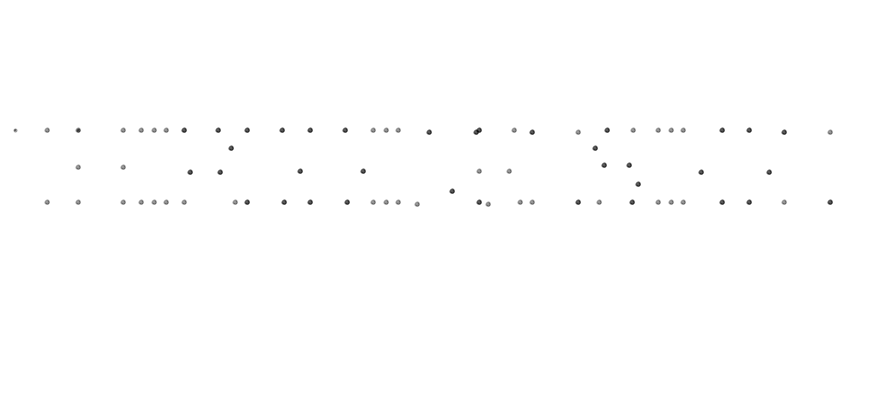
Frame 1 (no input)
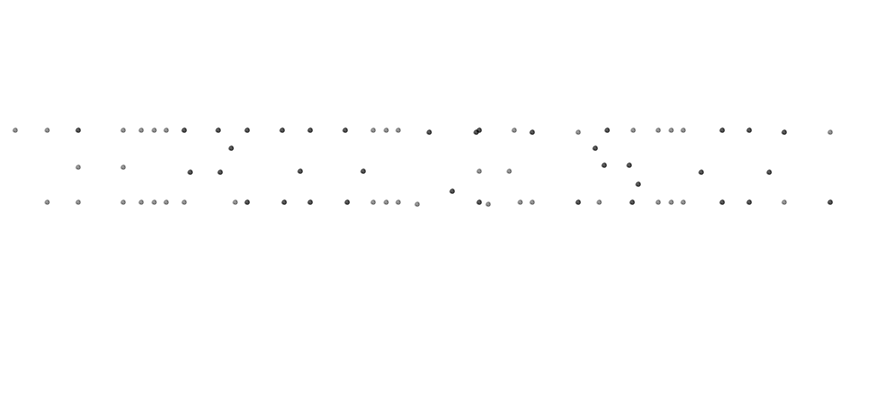
Frame 60 (the mouse pressed at the canvas centre just before this capture)
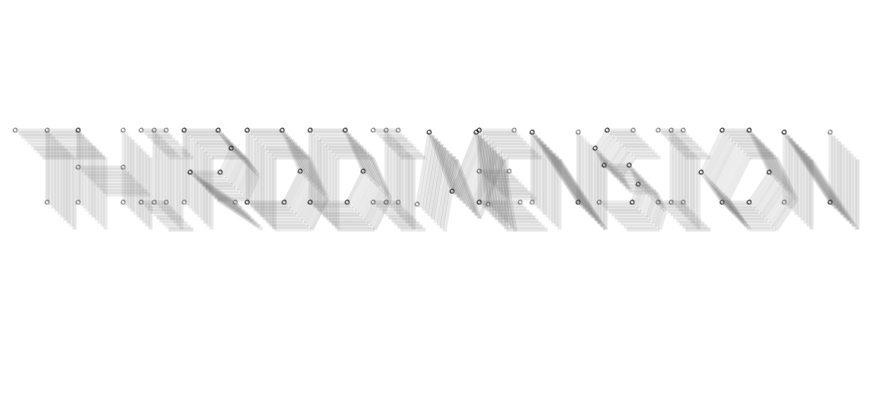
Frame 120 (the mouse held since frame 60 and released just before this capture)

The Processing sketch that drew these frames (run headless with seeded random() and noise(); from frame 60 on, the mouse is pressed at the canvas centre):

// Processing sketch: processing_2059
// ── processing_2059.pde

/**
 *    fjenett 2009-05-07
 *    
 *    system für einen generativen font, schrift von tobias tschense
 */

String input = "thirddimension";  // der eingegebene text
float spacing = 63;

void setup ()
{
    size( 880, 400 );
    
}


void draw ()
{
    background( 255 );      // hintergrund weiss
    
    drawGenerativeText( input, 15, height/2 );
}


void keyPressed ()                             // wird aufgerufen wenn eine taste gedrückt wurde!
{
    if ( key == BACKSPACE || key == DELETE )   // ist die taste delete oder backspace? dann ..
    {
        if ( input != null && input.length() > 0 )    // enthält unsere variable schon text? dann ..
        {
            input = input.substring(0,input.length()-1);    // um eines verkürzen
        }
    }
    else if ( key != CODED )                   // taste nicht kodiert (hat ein zeichen)? dann ..
    {
        input += key;                          // zeichen an den text in der variable anhängen
    }
}

void drawGenerativeText ( String txt, float x, float y )
{
    if ( input == null || input.trim().equals("") ) return;    // leer? dann nix machen

        stroke( 0 );
    noFill();

    pushMatrix();

    translate( x, y );
    translate( 0, -70 );

    for ( int i = 0; i < txt.length(); i++ )
    {
        char c = input.charAt( i );

        drawGenerativeChar(c);
    }

    popMatrix();
}




void rLine ( float x1, float y1, float x2, float y2 )
{
    
  stroke (0, 100);
  ellipse (x1, y1, 1, 1);
  ellipse (x2, y2, 1, 1);
  
 { if (mousePressed == true) {
    
    for ( int w = 0 ;      // ausgangswert
              w < 30;      // bedingung
              w = w+3      // schritt
        ) {
        smooth ();
        stroke (100, 100, 100, random (30, 50));
        beginShape ();
        vertex (w+x1, w+y1);
        vertex (w+x2, w+y2);       
        endShape (CLOSE);
        }
        
    }
    
    else {
    strokeWeight (4);
    point (x1, y1);
    point (x2, y2);}
    
}
}



void drawGenerativeChar ( char c )
{
    switch ( c )
    {
    case 'a':
        draw_a();
        break;
    case 'b':
        draw_b();
        break;
    case 'c':
        draw_c();
        break;
    case 'd':
        draw_d();
        break;
    case 'e':
        draw_e();
        break;
    case 'f':
        draw_f();
        break;
    case 'g':
        draw_g();
        break;
    case 'h':
        draw_h();
        break;
    case 'i':
        draw_i();
        break;
    case 'j':
        draw_j();
        break;
    case 'k':
        draw_k();
        break;
    case 'l':
        draw_l();
        break;
    case 'm':
        draw_m();
        break;
    case 'n':
        draw_n();
        break;
    case 'o':
        draw_o();
        break;
    case 'p':
        draw_p();
        break;
    case 'q':
        draw_q();
        break;
    case 'r':
        draw_r();
        break;
    case 's':
        draw_s();
        break;
    case 't':
        draw_t();
        break;
    case 'u':
        draw_u();
        break;
    case 'v':
        draw_v();
        break;
    case 'w':
        draw_w();
        break;
    case 'x':
        draw_x();
        break;
    case 'y':
        draw_y();
        break;
    case 'z':
        draw_z();
        break;

    case '0':
        draw_0();
        break;
    case '1':
        draw_1();
        break;
    case '2':
        draw_2();
        break;
    case '3':
        draw_3();
        break;
    case '4':
        draw_4();
        break;
    case '5':
        draw_5();
        break;
    case '6':
        draw_6();
        break;
    case '7':
        draw_7();
        break;
    case '8':
        draw_8();
        break;
    case '9':
        draw_9();
        break;
    }
}

void draw_a () {
    rLine( 0 , 72 , 26 , 0 );
    rLine( 26 , 0 , 46 , 72 );
    rLine( 46 , 72 , 13 , 54 );
    translate(spacing, 0);
}

void draw_b () {
    rLine( 0 , 0 , 29 , 0 );
    rLine( 29 , 0 , 38 , 15 );
    rLine( 38 , 15 , 28 , 35 );
    rLine( 28 , 35 , 45 , 48 );
    rLine( 45 , 48 , 37 , 72 );
    rLine( 37 , 72 , 0 , 72 );
    rLine( 0 , 72 , 0 , 0 );
    translate(spacing, 0);
}

void draw_c () {
    rLine( 53 , 62 , 47 , 72 );
    rLine( 47 , 72 , 16 , 72 );
    rLine( 16 , 72 , 0 , 41 );
    rLine( 0 , 41 , 16 , 0 );
    rLine( 16 , 0 , 47 , 0 );
    rLine( 47 , 0 , 47 , 10 );
    translate(spacing, 0);
}

void draw_d () {
    rLine( 0 , 0 , 35 , 0 );
    rLine( 35 , 0 , 53 , 41 );
    rLine( 53 , 41 , 37 , 72 );
    rLine( 37 , 72 , 0 , 72 );
    rLine( 0 , 72 , 0 , 0 );
    translate(spacing, 0);
}

void draw_e () {
    rLine( 35 , 0 , 0 , 0 );
    rLine( 0 , 0 , 0 , 72 );
    rLine( 0 , 72 , 41 , 72 );
    rLine( 0 , 41 , 30 , 41 );
    translate(spacing-10, 0);
}

void draw_f () {
    rLine( 0 , 72 , 0 , 0 );
    rLine( 0 , 0 , 35 , 0 );
    rLine( 32 , 42 , 0 , 42 );
    translate(spacing, 0);
}

void draw_g () {
    rLine( 33 , 41 , 58 , 41 );
    rLine( 58 , 41 , 58 , 72 );
    rLine( 58 , 72 , 16 , 72 );
    rLine( 16 , 72 , 0 , 41 );
    rLine( 0 , 41 , 16 , 0 );
    rLine( 16 , 0 , 52 , 0 );
    rLine( 52 , 0 , 52 , 10 );
    translate(spacing+10, 0);
}

void draw_h () {
    rLine( 0 , 37 , 45 , 37 );
    rLine( 0 , 72 , 0 , 0 );
    rLine( 45 , 0 , 45 , 72 );
    translate(spacing, 0);
}

void draw_i () {
    rLine( 0 , 0 , 25 , 0 );
    rLine( 0 , 72 , 25 , 72 );
    rLine( 13 , 72 , 13 , 0 );
    translate(spacing-20, 0);
}

void draw_j () {
    rLine( 10 , 88 , 27 , 74 );
    rLine( 27 , 74 , 27 , 0 );
    rLine( 27 , 0 , 0 , 0 );
    rLine( 0 , 0 , 0 , 10 );
    translate(spacing, 0);
}

void draw_k () {
    rLine( 0 , 72 , 0 , 0 );
    rLine( 31 , 0 , 0 , 40 );
    rLine( 0 , 40 , 44 , 72 );
    translate(spacing, 0);
}

void draw_l () {
    rLine( 39 , 61 , 39 , 72 );
    rLine( 39 , 72 , 0 , 72 );
    rLine( 0 , 72 , 0 , 0 );
    translate(spacing-10, 0);
}

void draw_m () {
    rLine( 1 , 74 , 13 , 2 );
    rLine( 13 , 2 , 36 , 61 );
    rLine( 36 , 61 , 60 , 2 );
    rLine( 60 , 2 , 72 , 74 );
    translate(spacing, 0);
}

void draw_n () {
    rLine( 0 , 72 , 0 , 2 );
    rLine( 0 , 2 , 46 , 72 );
    rLine( 46 , 72 , 46 , 2 );
    translate(spacing, 0);
}

void draw_o () {
    rLine( 48 , 72 , 21 , 72 );
    rLine( 21 , 72 , 0 , 42 );
    rLine( 0 , 42 , 21 , 0 );
    rLine( 21 , 0 , 48 , 0 );
    rLine( 48 , 0 , 68 , 42 );
    rLine( 68 , 42 , 48 , 72 );
    translate(spacing+20, 0); 
}

void draw_p () {
    rLine( 0 , 72 , 0 , 0 );
    rLine( 0 , 0 , 35 , 0 );
    rLine( 35 , 0 , 47 , 18 );
    rLine( 47 , 18 , 37 , 42 );
    rLine( 37 , 42 , 7 , 42 );
    translate(spacing, 0);    
}

void draw_q () {
    rLine( 51 , 80 , 34 , 66 );
    rLine( 34 , 66 , 21 , 72 );
    rLine( 21 , 72 , 0 , 42 );
    rLine( 0 , 42 , 21 , 0 );
    rLine( 21 , 0 , 48 , 0 );
    rLine( 48 , 0 , 68 , 42 );
    rLine( 68 , 42 , 48 , 72 );
    translate(spacing, 0);
}

void draw_r () {
    rLine( 0 , 72 , 0 , 0 );
    rLine( 0 , 0 , 34 , 0 );
    rLine( 34 , 0 , 47 , 18 );
    rLine( 47 , 18 , 36 , 42 );
    rLine( 36 , 42 , 6 , 42 );
    rLine( 6 , 42 , 51 , 72 );
    translate(spacing, 0);
}

void draw_s () {
    rLine( 4 , 72 , 37 , 72 );
    rLine( 37 , 72 , 43 , 54 );
    rLine( 43 , 54 , 34 , 35 );
    rLine( 34 , 35 , 9 , 35 );
    rLine( 9 , 35 , 0 , 18 );
    rLine( 0 , 18 , 12 , 0 );
    rLine( 12 , 0 , 38 , 0 );
    translate(spacing, 0);
}

void draw_t () {
    rLine( 0 , 0 , 63 , 0 );
    rLine( 32 , 72 , 32 , 0 );
    translate(spacing, 0);
}

void draw_u () {
    rLine( 0 , 0 , 0 , 57 );
    rLine( 0 , 57 , 11 , 72 );
    rLine( 11 , 72 , 47 , 72 );
    rLine( 47 , 72 , 47 , 0 );
    translate(spacing, 0);
}

void draw_v () {
    rLine( 0 , 0 , 26 , 72 );
    rLine( 26 , 72 , 52 , 0 );
    translate(spacing, 0);
}

void draw_w () {
    rLine( 0 , 0 , 26 , 72 );
    rLine( 26 , 72 , 41 , 30 );
    rLine( 30 , 0 , 57 , 72 );
    rLine( 57 , 72 , 82 , 0 );
    translate(spacing+30, 0);
}

void draw_x () {
    rLine( 0 , 72 , 43 , 0 );
    rLine( 0 , 0 , 43 , 72 );
    translate(spacing, 0);
}

void draw_y () {
    rLine( 22 , 72 , 22 , 40 );
    rLine( 22 , 40 , 44 , 0 );
    rLine( 0 , 0 , 22 , 40 );
    translate(spacing, 0);
}

void draw_z () {
    rLine( 4 , 0 , 47 , 0 );
    rLine( 47 , 0 , 0 , 72 );
    rLine( 0 , 72 , 46 , 72 );
    translate(spacing, 0);
}

void draw_0 () {
    rLine( 45 , 72 , 0 , 72 );
    rLine( 0 , 72 , 0 , 0 );
    rLine( 0 , 0 , 45 , 0 );
    rLine( 45 , 0 , 45 , 72 );
    translate(spacing, 0);
}

void draw_1 () {
    rLine( 19 , 72 , 49 , 72 );
    rLine( 0 , 13 , 34 , 0 );
    rLine( 34 , 1 , 34 , 72 );
    translate(spacing, 0);
}

void draw_2 () {
    rLine( 3 , 0 , 29 , 0 );
    rLine( 29 , 0 , 44 , 20 );
    rLine( 44 , 20 , 0 , 72 );
    rLine( 0 , 72 , 45 , 72 );
    translate(spacing, 0);
}

void draw_3 () {
    rLine( 3 , 0 , 28 , 0 );
    rLine( 28 , 0 , 40 , 17 );
    rLine( 40 , 17 , 28 , 34 );
    rLine( 28 , 34 , 45 , 51 );
    rLine( 45 , 51 , 31 , 72 );
    rLine( 31 , 72 , 0 , 72 );
    translate(spacing, 0);
}

void draw_4 () {
    rLine( 50 , 50 , 0 , 50 );
    rLine( 0 , 50 , 40 , 0 );
    rLine( 40 , 0 , 40 , 72 );
    translate(spacing, 0);
}

void draw_5 () {
    rLine( 0 , 72 , 26 , 72 );
    rLine( 26 , 72 , 38 , 51 );
    rLine( 38 , 51 , 24 , 34 );
    rLine( 24 , 34 , 0 , 34 );
    rLine( 0 , 34 , 0 , 0 );
    rLine( 0 , 0 , 33 , 0 );
    translate(spacing, 0);
}

void draw_6 () {
    rLine( 0 , 33 , 35 , 37 );
    rLine( 35 , 37 , 35 , 72 );
    rLine( 35 , 72 , 0 , 72 );
    rLine( 0 , 72 , 0 , 33 );
    rLine( 0 , 33 , 20 , 0 );
    translate(spacing, 0);
}

void draw_7 () {
    rLine( 0 , 0 , 41 , 0 );
    rLine( 41 , 0 , 15 , 72 );
    translate(spacing, 0);
}

void draw_8 () {
    rLine( 2 , 33 , 2 , 0 );
    rLine( 2 , 0 , 35 , 0 );
    rLine( 35 , 0 , 35 , 33 );
    rLine( 35 , 33 , 0 , 40 );
    rLine( 0 , 40 , 0 , 72 );
    rLine( 0 , 72 , 38 , 72 );
    rLine( 38 , 72 , 38 , 40 );
    rLine( 38 , 40 , 2 , 33 );
    translate(spacing, 0);
}

void draw_9 () {
    rLine( 31 , 42 , 10 , 42 );
    rLine( 10 , 42 , 0 , 21 );
    rLine( 0 , 21 , 17 , 0 );
    rLine( 17 , 0 , 44 , 0 );
    rLine( 44 , 0 , 28 , 72 );
    translate(spacing, 0);
}
